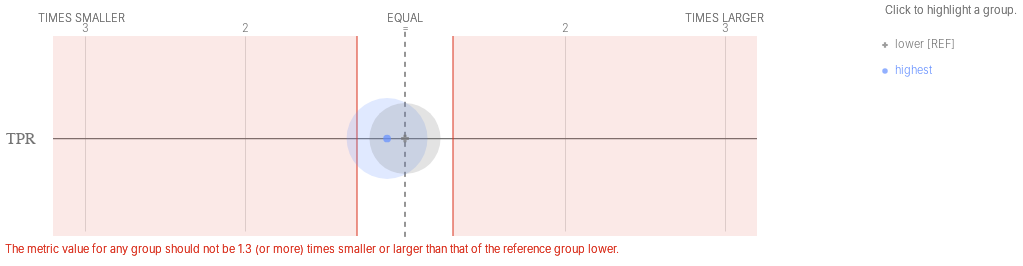

Here is the notebook cell this chart was saved with:
### Code cell
b = Bias()
bdf = b.get_disparity_predefined_groups(xtab, original_df=df, ref_groups_dict={'poverty_level':'lower', 'metro_type':'suburban_rural', 'teacher_sex':'male'})
metrics = ['tpr']
ap.disparities(bdf, metrics, 'poverty_level', fairness_threshold = 1.3)

### Figure 1 — Vega-Lite specification as saved in the notebook (floating-point values rounded to 4 significant figures)
{"config": {"view": {"continuousWidth": 400, "continuousHeight": 300, "strokeWidth": 0}, "axisLeft": {"labelColor": "rgb(117,117,117)", "labelFont": "Helvetica", "labelFontSize": 16}}, "layer": [{"data": {"name": "data-b3bcfd1decd67fb31f95ea5e1bcd9e64"}, "mark": {"type": "rule", "stroke": "rgb(117,117,117)", "strokeWidth": 1.25, "tooltip": ""}, "encoding": {"x": {"type": "quantitative", "field": "x", "scale": {"domain": [-2, 2], "range": [80.0, 720.0]}}, "x2": {"field": "x2"}, "y": {"type": "nominal", "axis": {"domain": false, "labelAngle": 0, "labelPadding": -30, "orient": "left", "ticks": false, "title": ""}, "field": "metric", "scale": {"domain": ["TPR"], "range": [30, 225.0]}}}}, {"data": {"name": "data-79dd248bdaa0ea02c535240e8ad022c8"}, "mark": {"type": "rule", "stroke": "rgb(117,117,117)", "strokeDash": [5, 5], "strokeWidth": 1}, "encoding": {"tooltip": {"value": "lower [REF]"}, "x": {"value": 400.0}, "y": {"value": 20.83}, "y2": {"value": 229.2}}}, {"data": {"name": "data-bf3bbf11504879c3d6556966f4853596"}, "mark": {"type": "text", "align": "center", "color": "rgb(117,117,117)", "font": "Helvetica", "fontSize": 11, "fontWeight": 300, "tooltip": ""}, "encoding": {"text": {"type": "nominal", "field": "label"}, "x": {"type": "quantitative", "field": "value", "scale": {"domain": [-2, 2], "range": [80.0, 720.0]}}, "y": {"value": 17.5}}}, {"layer": [{"mark": {"type": "text", "align": "right", "fill": "rgb(117,117,117)", "font": "Helvetica", "fontSize": 11, "fontWeight": 300, "tooltip": ""}, "encoding": {"text": {"value": "TIMES SMALLER"}, "x": {"value": 120.0}, "y": {"value": 7.5}}}, {"mark": {"type": "text", "align": "left", "fill": "rgb(117,117,117)", "font": "Helvetica", "fontSize": 11, "fontWeight": 300, "tooltip": ""}, "encoding": {"text": {"value": "TIMES LARGER"}, "x": {"value": 680.0}, "y": {"value": 7.5}}}, {"mark": {"type": "text", "align": "center", "fill": "rgb(117,117,117)", "font": "Helvetica", "fontSize": 11, "fontWeight": 300, "tooltip": ""}, "encoding": {"text": {"value": "EQUAL"}, "x": {"value": 400.0}, "y": {"value": 7.5}}}], "data": {"name": "data-79dd248bdaa0ea02c535240e8ad022c8"}}, {"layer": [{"mark": {"type": "rule", "opacity": 0.8, "stroke": "rgb(217, 46, 28)", "strokeWidth": 1.25, "tooltip": ""}, "encoding": {"x": {"type": "quantitative", "field": "min", "scale": {"domain": [-2, 2], "range": [80.0, 720.0]}}, "y": {"value": 25.0}, "y2": {"value": 225.0}}}, {"mark": {"type": "rule", "opacity": 0.8, "stroke": "rgb(217, 46, 28)", "strokeWidth": 1.25, "tooltip": ""}, "encoding": {"x": {"type": "quantitative", "field": "max", "scale": {"domain": [-2, 2], "range": [80.0, 720.0]}}, "y": {"value": 25.0}, "y2": {"value": 225.0}}}, {"layer": [{"mark": {"type": "rect", "fill": "rgb(217, 46, 28)", "opacity": 0.1, "tooltip": ""}, "encoding": {"x": {"type": "quantitative", "field": "min", "scale": {"domain": [-2, 2], "range": [80.0, 720.0]}}, "x2": {"field": "lower_end"}, "y": {"value": 25.0}, "y2": {"value": 225.0}}}, {"mark": {"type": "rect", "fill": "rgb(217, 46, 28)", "opacity": 0.1, "tooltip": ""}, "encoding": {"x": {"type": "quantitative", "field": "max", "scale": {"domain": [-2, 2], "range": [80.0, 720.0]}}, "x2": {"field": "upper_end"}, "y": {"value": 25.0}, "y2": {"value": 225.0}}}]}, {"data": {"name": "data-79dd248bdaa0ea02c535240e8ad022c8"}, "mark": {"type": "text", "align": "left", "baseline": "top", "fill": "rgb(217, 46, 28)", "font": "Helvetica", "fontSize": 11, "fontWeight": 300, "tooltip": ""}, "encoding": {"text": {"value": "The metric value for any group should not be 1.3 (or more) times smaller or larger than that of the reference group lower."}, "x": {"value": 0}, "y": {"value": 233.3}}}], "data": {"name": "data-b643063563633c31a45d634da5f365b2"}}, {"layer": [{"mark": "circle"}, {"data": {"name": "data-be295c445d8a4741a05a365dac600867"}, "mark": {"type": "circle", "opacity": 0.2}, "encoding": {"color": {"condition": {"type": "nominal", "field": "attribute_value", "legend": null, "scale": {"domain": ["lower", "highest"], "range": ["rgb(117,117,117)", "rgb(100, 143, 255)", "rgb(254, 97, 0)", "rgb(220, 38, 127)", "rgb(255, 176, 0)", "rgb(120, 94, 240)"]}, "selection": "selector001"}, "value": "rgb(224,224,224)"}, "size": {"type": "quantitative", "field": "group_size", "legend": null, "scale": {"domain": [0, 11970.0], "range": [0, 7854.0]}}, "tooltip": [{"type": "nominal", "field": "attribute_value", "title": "Group"}, {"type": "nominal", "field": "tooltip_group_size", "title": "Group Size"}, {"type": "nominal", "field": "tooltip_disparity_explanation_tpr", "title": "Disparity"}, {"type": "quantitative", "field": "tpr", "format": ".2f", "title": "TPR"}], "x": {"type": "quantitative", "axis": {"domain": false, "labels": false, "ticks": false, "title": null, "values": [-2, -1, 1, 2]}, "field": "tpr_disparity_scaled", "scale": {"domain": [-2, 2], "range": [80.0, 720.0]}}, "y": {"type": "nominal", "axis": {"domain": false, "grid": false, "labels": false, "ticks": false, "title": " "}, "field": "metric_variable", "scale": {"domain": ["TPR"], "range": [30, 225.0]}}}, "selection": {"selector003": {"type": "multi", "empty": "all", "fields": ["attribute_value"]}}, "transform": [{"calculate": "'TPR'", "as": "metric_variable"}]}, {"layer": [{"mark": "point"}, {"data": {"name": "data-be295c445d8a4741a05a365dac600867"}, "mark": {"type": "point", "filled": true, "size": 60}, "encoding": {"color": {"condition": {"type": "nominal", "field": "attribute_value", "legend": null, "scale": {"domain": ["lower", "highest"], "range": ["rgb(117,117,117)", "rgb(100, 143, 255)", "rgb(254, 97, 0)", "rgb(220, 38, 127)", "rgb(255, 176, 0)", "rgb(120, 94, 240)"]}, "selection": "selector001"}, "value": "rgb(224,224,224)"}, "shape": {"type": "nominal", "field": "attribute_value", "legend": null, "scale": {"domain": ["lower", "highest"], "range": ["cross", "circle"]}}, "tooltip": [{"type": "nominal", "field": "attribute_value", "title": "Group"}, {"type": "nominal", "field": "tooltip_group_size", "title": "Group Size"}, {"type": "nominal", "field": "tooltip_disparity_explanation_tpr", "title": "Disparity"}, {"type": "quantitative", "field": "tpr", "format": ".2f", "title": "TPR"}], "x": {"type": "quantitative", "axis": {"domain": false, "labels": false, "ticks": false, "title": null, "values": [-2, -1, 1, 2]}, "field": "tpr_disparity_scaled", "scale": {"domain": [-2, 2], "range": [80.0, 720.0]}}, "y": {"type": "nominal", "axis": {"domain": false, "grid": false, "labels": false, "ticks": false, "title": " "}, "field": "metric_variable", "scale": {"domain": ["TPR"], "range": [30, 225.0]}}}, "selection": {"selector002": {"type": "multi", "empty": "all", "fields": ["attribute_value"]}}, "transform": [{"calculate": "'TPR'", "as": "metric_variable"}]}]}]}, {"layer": [{"mark": {"type": "point", "filled": true, "tooltip": ""}, "encoding": {"color": {"condition": {"type": "nominal", "field": "attribute_value", "legend": null, "scale": {"domain": ["lower", "highest"], "range": ["rgb(117,117,117)", "rgb(100, 143, 255)", "rgb(254, 97, 0)", "rgb(220, 38, 127)", "rgb(255, 176, 0)", "rgb(120, 94, 240)"]}, "selection": "selector001"}, "value": "rgb(224,224,224)"}, "shape": {"type": "nominal", "field": "attribute_value", "legend": null, "scale": {"domain": ["lower", "highest"], "range": ["cross", "circle"]}}, "x": {"value": 880.0}, "y": {"type": "nominal", "axis": {"domain": false, "grid": false, "labels": false, "ticks": false, "title": " "}, "field": "attribute_value", "scale": {"domain": ["lower", "highest"], "range": [21, 73]}}}, "selection": {"selector001": {"type": "multi", "empty": "all", "fields": ["attribute_value"]}}}, {"mark": {"type": "text", "align": "left", "baseline": "middle", "font": "Helvetica", "fontSize": 11, "fontWeight": 300, "tooltip": ""}, "encoding": {"color": {"condition": {"type": "nominal", "field": "attribute_value", "legend": null, "scale": {"domain": ["lower", "highest"], "range": ["rgb(117,117,117)", "rgb(100, 143, 255)", "rgb(254, 97, 0)", "rgb(220, 38, 127)", "rgb(255, 176, 0)", "rgb(120, 94, 240)"]}, "selection": "selector001"}, "value": "rgb(224,224,224)"}, "text": {"type": "nominal", "field": "label"}, "x": {"value": 890.0}, "y": {"type": "nominal", "axis": {"domain": false, "grid": false, "labels": false, "ticks": false, "title": " "}, "field": "attribute_value", "scale": {"domain": ["lower", "highest"], "range": [21, 73]}}}, "selection": {"selector004": {"type": "multi", "empty": "all", "fields": ["attribute_value"]}}}, {"data": {"name": "data-79dd248bdaa0ea02c535240e8ad022c8"}, "mark": {"type": "text", "align": "left", "baseline": "middle", "color": "rgb(117,117,117)", "font": "Helvetica", "fontSize": 11, "fontWeight": 300, "tooltip": ""}, "encoding": {"text": {"value": "Click to highlight a group."}, "x": {"value": 880.0}, "y": {"value": 0}}}], "data": {"name": "data-a5ebce136adcce28635ff1807ca7d132"}}], "height": 250, "resolve": {"scale": {"size": "independent", "y": "independent"}}, "width": 800, "$schema": "https://vega.github.io/schema/vega-lite/v4.8.1.json", "datasets": {"data-b3bcfd1decd67fb31f95ea5e1bcd9e64": [{"metric": "TPR", "x": -2.2, "x2": 2.2}], "data-79dd248bdaa0ea02c535240e8ad022c8": [{"a": 1, "b": 0}, {"a": 1, "b": 0}], "data-bf3bbf11504879c3d6556966f4853596": [{"value": -2, "label": 3}, {"value": -1, "label": 2}, {"value": 0, "label": "="}, {"value": 1, "label": 2}, {"value": 2, "label": 3}], "data-b643063563633c31a45d634da5f365b2": [{"min": -0.3, "max": 0.3, "lower_end": -2.2, "upper_end": 2.2}], "data-be295c445d8a4741a05a365dac600867": [{"attribute_name": "poverty_level", "attribute_value": "highest", "group_size": 9973, "total_entities": 17677, "tpr": 0.454, "tpr_disparity": 0.8993, "tpr_disparity_scaled": -0.112, "tooltip_group_size": "9,973 (56.42%)", "tooltip_disparity_explanation_tpr": "1.11 times smaller TPR than the reference group"}, {"attribute_name": "poverty_level", "attribute_value": "lower", "group_size": 7704, "total_entities": 17677, "tpr": 0.5049, "tpr_disparity": 1.0, "tpr_disparity_scaled": 0.0, "tooltip_group_size": "7,704 (43.58%)", "tooltip_disparity_explanation_tpr": "Reference group"}], "data-a5ebce136adcce28635ff1807ca7d132": [{"attribute_value": "lower", "label": "lower [REF]"}, {"attribute_value": "highest", "label": "highest"}]}}
